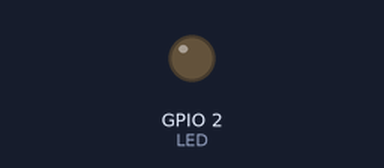
The sketch below on a simulated ESP8266 (NodeMCU). Shown: output pins drawn as LEDs (lit = HIGH). WiFi joins after 1.5 s; servers stay silent unless stated; what the sketch prints to the serial monitor is not drawn.

Above: at 0.1 s.
At 7.6 s:
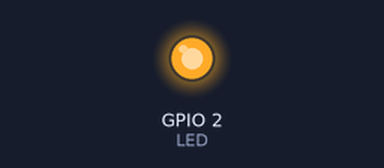
Timing chart, 0 to 9.1 s (numbered marks = the images above):
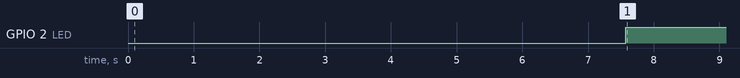

The sketch:

esp8266_wificonnect.ino
```cpp
#include <ESP8266WiFi.h>

#ifndef STASSID
#define STASSID "harmattan"
#define STAPSK  "123soleil"
#define B 10
#endif

const char* ssid     = STASSID;
const char* password = STAPSK;

const int INTERRSSI = 100;
const int LED = 2;
const int32_t SEUILBAS = -75;
const int32_t SEUILHAUT = -40;

unsigned long currentMillis;
unsigned long previousRssiMillis = 0;
unsigned long previousBlinkMillis = 0;
int32_t Buffer[B];
int c = 0;
int ledState = LOW;
int32_t blinkDel= 1000;
int32_t val;


void setup() {
  Serial.begin(115200);
  Serial.print("Connecting to : ");
  Serial.print(ssid);

  pinMode(LED, OUTPUT);
  pinMode(LED_BUILTIN, OUTPUT);

  WiFi.begin(ssid, password);
  while (WiFi.status() != WL_CONNECTED) {
    delay(500);
    Serial.print(".");
  }

  Serial.println();
  Serial.println("Connection success");
  Serial.print("IP : "); Serial.println(WiFi.localIP());
}

void loop() {
  currentMillis = millis();

  //Serial.printf("RSSI : %d dBm\n", WiFi.RSSI());

  if (currentMillis - previousRssiMillis  >= INTERRSSI) {
    previousRssiMillis  = currentMillis;
    Buffer[c] = WiFi.RSSI();
    c++;
    if (c > B) {
      val = Averager(Buffer);
      //Serial.println(val);
      c = 0;
    }
  }

  LedBlink();
}

void LedBlink() {
  if (val >= SEUILBAS) {
    blinkDel = map(val, SEUILBAS, SEUILHAUT, 1000, 10);
    //Serial.println(blinkDel);
    if (currentMillis - previousBlinkMillis >= blinkDel) {
      previousBlinkMillis  = currentMillis;
      ledState=!ledState;
      Serial.println(ledState);
    }
  }else{
    ledState = LOW;
  }
  Serial.printf("Blink : %d ms\t State : %d\n", blinkDel, ledState);
  digitalWrite(LED, ledState);
  //digitalWrite(LED_BUILTIN, ledState);
}

int32_t Averager(int32_t s[]) {
  int32_t sum = 0;
  int32_t a = 0;
  for (int i = 0; i < B; i++) {
    sum = sum + s[i];
  }
  a = sum / B;
  return a;
}
```

Measured:
- by itself, GPIO 2 (LED): LOW → HIGH at 7.6 s
